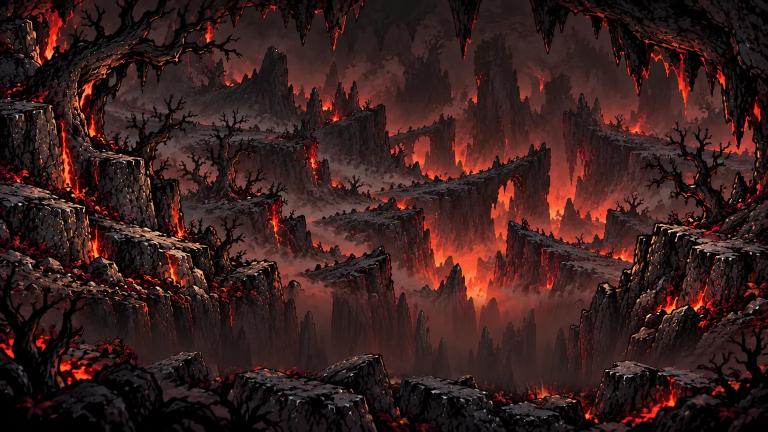
#> input picture assets/visuals/biomes/ashlands-ravine-v1.webp, 1536 x 864 px (shown at 1/2 size); its folder holds 6 pictures in this run
$ python ashlands-passage.py
#> lines starting #> are read from the running program, lines starting #| are printed output that depends on the picture
"""Wind strips the ash from the valley to reveal the lava river below."""
from pathlib import Path
import subprocess

import numpy as np
from PIL import Image, ImageOps

assets = Path(__file__).resolve().parents[1] / "assets"
width, height = 672, 400
def landscape(name):
#> called with name = 'ashlands-ravine-v1.webp'
    image = Image.open(assets / "visuals/biomes" / name).convert("RGB")
#> image is the input picture: PIL image 1536x864 RGB; mean R, G, B 57, 30.7, 29.1
    return np.asarray(ImageOps.fit(image, (width, height)), dtype=float)
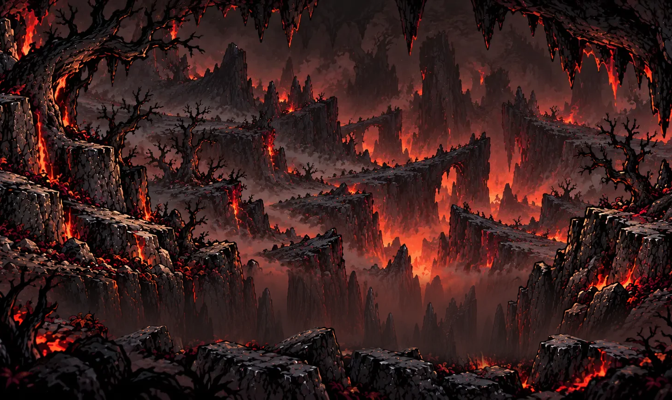
#> returned value: shape (400, 672, 3) float64; mean of channels 0, 1, 2 58.4, 31.5, 29.7; drawn as R, G, B

ash = landscape("ashlands-ravine-v1.webp")
lava = landscape("lava-ravine-v1.webp")
#> call 2 of landscape, with name = 'lava-ravine-v1.webp'
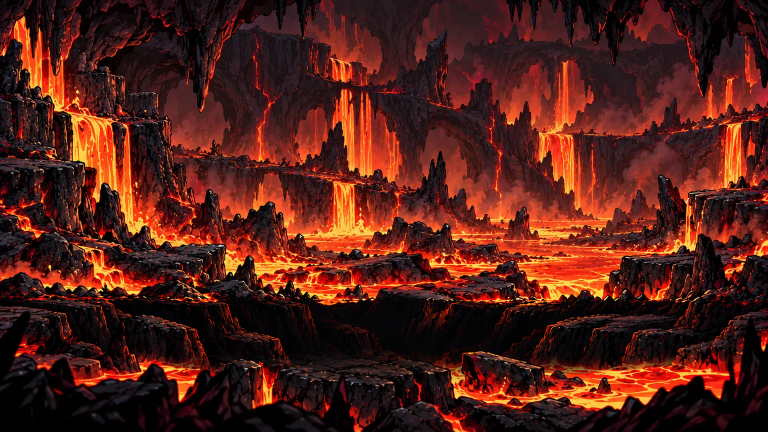
#> input picture assets/visuals/biomes/lava-ravine-v1.webp, 1536 x 864 px (shown at 1/2 size)
#> in landscape, image is the input picture: PIL image 1536x864 RGB; mean R, G, B 83, 31.9, 22.7
#> in landscape (call 2), `return np.asarray(ImageOps.fit(image, (width, height)), dtype=float)`:
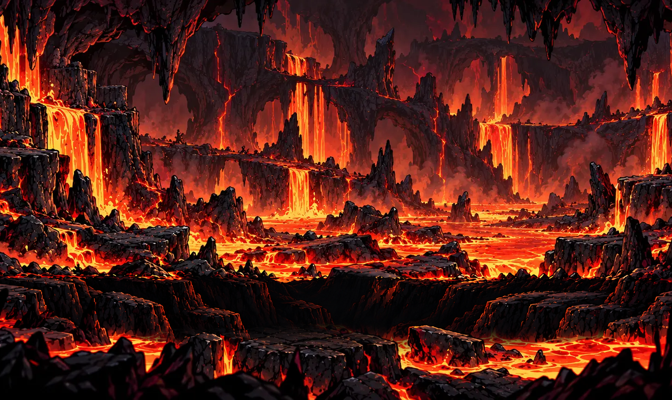
#> returned value: shape (400, 672, 3) float64; mean of channels 0, 1, 2 84.8, 32.7, 23.1; drawn as R, G, B
y, x = np.mgrid[:height, :width]
command = ["ffmpeg", "-loglevel", "error", "-y", "-f", "rawvideo", "-pix_fmt", "rgb24",
           "-s", f"{width}x{height}", "-r", "20", "-i", "-", "-an", "-c:v", "libvpx-vp9",
           "-crf", "38", "-b:v", "0", "-pix_fmt", "yuv420p", str(assets / "campaign/lava-passage.webm")]
#> (the run stopped early here; a loop or call above may not have finished)
